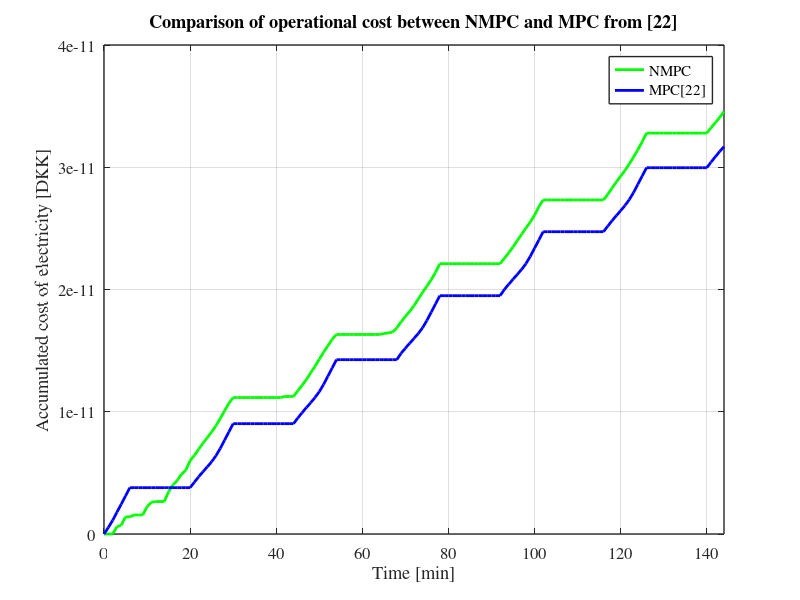

Recreate this plot in MATLAB.
clc;
clear all;
close all;

load data_control_predictor


u1_MPC=[];
u2_MPC=[];
C_MPC=[];
for i=1:T_min
u1_MPC=[u1_MPC,U_con(1,i)*ones(1,60)];
u2_MPC=[u2_MPC,U_con(2,i)*ones(1,60)];
C_MPC=[C_MPC,C_HP(i)*ones(1,60)];
end
p1_MPC=P_BAR(1,:);
p2_MPC=P_BAR(5,:);

u1_in=find(u1_MPC<0.02);
u1_MPC(u1_in)=0;

u2_in=find(u2_MPC<0.02);
u2_MPC(u2_in)=0;

eta_p=0.6;                          % Efficiency of pumps
eta_m=0.9;                          % Efficiency of motors
k_eta=1/(eta_p*eta_m*1e3*1e5*3600); % Constant based on efficiency
Ts=1/60;

Cost_pump_1=u1_MPC.*C_MPC.*p1_MPC*k_eta*Ts;
Cost_pump_2=u2_MPC.*C_MPC.*p2_MPC*k_eta*Ts;

j=1;
C_p_1=zeros(1,T_min);
C_p_2=zeros(1,T_min);
for i=1:T_min
    C_p_1(i)=sum(Cost_pump_1(j:j+59));
    C_p_2(i)=sum(Cost_pump_2(j:j+59));
    j=j+60;
end

C_1=zeros(1,T_min);
C_2=zeros(1,T_min);
for i=1:T_min
   C_1(i)= sum(C_p_1(1:i));
   C_2(i)= sum(C_p_2(1:i));
end

C_contr_MPC=[0,C_1+C_2];
C_last_MPC=C_contr_MPC(end)




clearvars -except C_last_MPC C_contr_MPC

load MPC_10_days
T_min=144;


u1_MPC=[];
u2_MPC=[];
C_MPC=[];
for i=1:T_min
u1_MPC=[u1_MPC,U_con(1,i)*ones(1,60)];
u2_MPC=[u2_MPC,U_con(2,i)*ones(1,60)];
C_MPC=[C_MPC,C_HP(i)*ones(1,60)];
end
p1_MPC=P_BAR(1,T_min*60);
p2_MPC=P_BAR(5,T_min*60);

u1_in=find(u1_MPC<0.02);
u1_MPC(u1_in)=0;

u2_in=find(u2_MPC<0.02);
u2_MPC(u2_in)=0;

eta_p=0.6;                          % Efficiency of pumps
eta_m=0.9;                          % Efficiency of motors
k_eta=1/(eta_p*eta_m*1e3*1e5*3600); % Constant based on efficiency
Ts=1/60;

Cost_pump_1=u1_MPC.*C_MPC.*p1_MPC.*k_eta*Ts;
Cost_pump_2=u2_MPC.*C_MPC.*p2_MPC.*k_eta*Ts;

j=1;
C_p_1=zeros(1,T_min);
C_p_2=zeros(1,T_min);
for i=1:T_min
    C_p_1(i)=sum(Cost_pump_1(j:j+59));
    C_p_2(i)=sum(Cost_pump_2(j:j+59));
    j=j+60;
end

C_1=zeros(1,T_min);
C_2=zeros(1,T_min);
for i=1:T_min
   C_1(i)= sum(C_p_1(1:i));
   C_2(i)= sum(C_p_2(1:i));
end

C_contr=[0,C_1+C_2];
C_last_on_off=C_contr(end);

saving_MPC=(C_last_on_off-C_last_MPC)/C_last_on_off*100


set(0, 'DefaultLineLineWidth',2);
set(0, 'DefaultaxesLineWidth',1);
set(0, 'DefaultaxesFontSize',12);
set(0, 'DefaultTextFontSize',12);
set(0, 'DefaultAxesFontName','Times');


t=0:T_min;





figure
plot (t,C_contr_MPC,'g',t,C_contr,'b')
xlabel('Time [min]');ylabel('Accumulated cost of electricity [DKK]')
lgd=legend('NMPC','MPC[22]');
title('Comparison of operational cost between NMPC and MPC from [22]');
xlim([0 T_min]);
% xticks(0:4:T_min)
grid

